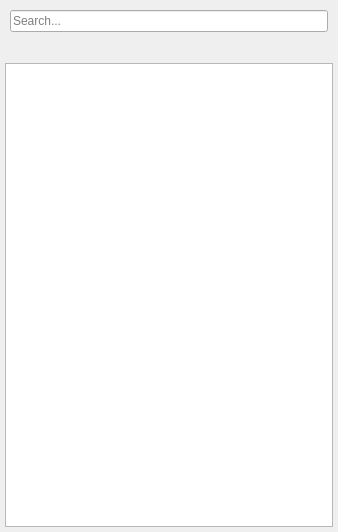
<?xml version="1.0" encoding="UTF-8"?>
<ui version="4.0">
 <class>NodePaletteWidget</class>
 <widget class="QWidget" name="NodePaletteWidget">
  <property name="geometry">
   <rect>
    <x>0</x>
    <y>0</y>
    <width>338</width>
    <height>532</height>
   </rect>
  </property>
  <property name="windowTitle">
   <string>Form</string>
  </property>
  <layout class="QVBoxLayout" name="verticalLayout">
   <property name="leftMargin">
    <number>5</number>
   </property>
   <property name="topMargin">
    <number>5</number>
   </property>
   <property name="rightMargin">
    <number>5</number>
   </property>
   <property name="bottomMargin">
    <number>5</number>
   </property>
   <item>
    <widget class="QFrame" name="searchFrame">
     <property name="sizePolicy">
      <sizepolicy hsizetype="Expanding" vsizetype="Fixed">
       <horstretch>0</horstretch>
       <verstretch>0</verstretch>
      </sizepolicy>
     </property>
     <layout class="QHBoxLayout" name="horizontalLayout">
      <property name="spacing">
       <number>0</number>
      </property>
      <property name="leftMargin">
       <number>5</number>
      </property>
      <property name="topMargin">
       <number>5</number>
      </property>
      <property name="rightMargin">
       <number>5</number>
      </property>
      <property name="bottomMargin">
       <number>5</number>
      </property>
      <item>
       <widget class="AzQtComponents::SearchLineEdit" name="searchFilter">
        <property name="sizePolicy">
         <sizepolicy hsizetype="Expanding" vsizetype="Fixed">
          <horstretch>0</horstretch>
          <verstretch>0</verstretch>
         </sizepolicy>
        </property>
        <property name="inputMask">
         <string/>
        </property>
        <property name="placeholderText">
         <string>Search...</string>
        </property>
       </widget>
      </item>
      <item>
       <widget class="QFrame" name="searchCustomization">
        <layout class="QHBoxLayout" name="horizontalLayout_2">
         <property name="spacing">
          <number>0</number>
         </property>
         <property name="leftMargin">
          <number>0</number>
         </property>
         <property name="topMargin">
          <number>0</number>
         </property>
         <property name="rightMargin">
          <number>0</number>
         </property>
         <property name="bottomMargin">
          <number>0</number>
         </property>
        </layout>
       </widget>
      </item>
     </layout>
    </widget>
   </item>
   <item>
    <widget class="QFrame" name="frame">
     <property name="sizePolicy">
      <sizepolicy hsizetype="Expanding" vsizetype="Fixed">
       <horstretch>0</horstretch>
       <verstretch>0</verstretch>
      </sizepolicy>
     </property>
     <property name="frameShape">
      <enum>QFrame::NoFrame</enum>
     </property>
     <property name="frameShadow">
      <enum>QFrame::Plain</enum>
     </property>
     <property name="lineWidth">
      <number>0</number>
     </property>
     <layout class="QVBoxLayout" name="verticalLayout_2">
      <property name="spacing">
       <number>0</number>
      </property>
      <property name="leftMargin">
       <number>4</number>
      </property>
      <property name="topMargin">
       <number>0</number>
      </property>
      <property name="rightMargin">
       <number>0</number>
      </property>
      <property name="bottomMargin">
       <number>0</number>
      </property>
      <item>
       <widget class="AzQtComponents::ElidingLabel" name="m_categoryLabel">
        <property name="sizePolicy">
         <sizepolicy hsizetype="Expanding" vsizetype="Fixed">
          <horstretch>0</horstretch>
          <verstretch>0</verstretch>
         </sizepolicy>
        </property>
        <property name="text">
         <string/>
        </property>
       </widget>
      </item>
     </layout>
    </widget>
   </item>
   <item>
    <layout class="QVBoxLayout" name="contentLayout">
     <item>
      <widget class="JE::Editor::Tools::GraphCanvas::NodePaletteTreeView" name="treeView">
       <attribute name="headerVisible">
        <bool>false</bool>
       </attribute>
       <attribute name="headerStretchLastSection">
        <bool>false</bool>
       </attribute>
      </widget>
     </item>
    </layout>
   </item>
  </layout>
 </widget>
 <customwidgets>
  <customwidget>
   <class>AzQtComponents::ElidingLabel</class>
   <extends>QLabel</extends>
   <header>AzQtComponents/Components/Widgets/ElidingLabel.h</header>
  </customwidget>
  <customwidget>
   <class>AzQtComponents::SearchLineEdit</class>
   <extends>QLineEdit</extends>
   <header location="global">AzQtComponents/Components/SearchLineEdit.h</header>
  </customwidget>
  <customwidget>
   <class>JE::Editor::Tools::GraphCanvas::NodePaletteTreeView</class>
   <extends>QTreeView</extends>
   <header location="global">JE/Editor/Tools/GraphCanvas/Widgets/NodePalette/NodePaletteTreeView.h</header>
  </customwidget>
 </customwidgets>
 <resources/>
 <connections/>
</ui>
